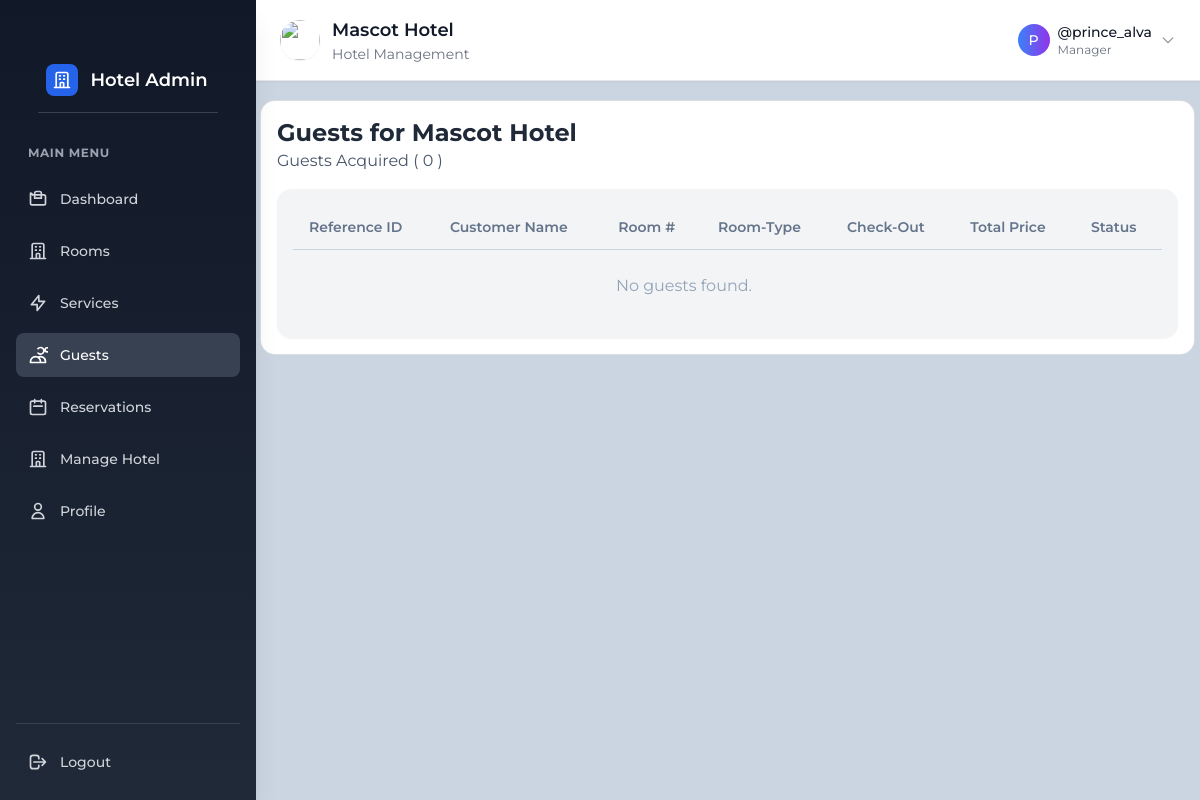
Screenshot of /guest/ (signed in) with the database file from the repository.
### core/models.py (models this page shows, shortened)
class CustomUser(AbstractUser):
    USER_TYPE_CHOICES = (
        ('Admin', 'Admin'),
        ('manager', 'Hotel Manager'),
        ('Guest', 'Guest'),
    )
    user_type = models.CharField(max_length=20, choices=USER_TYPE_CHOICES, default='Guest')
    is_verified = models.BooleanField(default=False)
    created_at = models.DateTimeField(auto_now_add=True)
    class Meta:
        verbose_name = 'User'
        verbose_name_plural = 'Users'
        ordering = ('username',)
        indexes = [
            models.Index(fields=['-created_at']),
        ]

class Manager(models.Model):
    user=models.OneToOneField(CustomUser,on_delete=models.CASCADE,related_name='manager')
    phone = models.CharField(max_length=13, unique=True)
    hotel_post=models.ForeignKey(Hotel,on_delete=models.SET_NULL, null=True,blank=True)
    created_at = models.DateTimeField(auto_now_add=True, null=True)
    updated_at = models.DateTimeField(auto_now=True, null=True)

class Hotel(models.Model):
    name = models.CharField(max_length=200)
    phone_number = models.CharField(max_length=20, unique=True, null=True)
    email = models.EmailField(blank=False, null=False)
    location = models.CharField(max_length=100, null=True)
    description = models.TextField(blank=True, null=True)
    amenities = models.ManyToManyField('Amenity', blank=True, related_name='hotels')
    services = models.ManyToManyField('Service', related_name='hotels_services', blank=True) # New Service ManyToMany
    region=models.CharField(choices=RegionChoices, max_length=2, null=True)
    logo = CloudinaryField(folder='logos/', null=True, blank=True)
    hotel_image = CloudinaryField(folder='hotel_images/', null=True, blank=True,verbose_name=_("Hotel Image"))
    created_at = models.DateTimeField(auto_now_add=True,null=True)
    class Meta:
        verbose_name = _("Hotel")
        verbose_name_plural = _("Hotels")
        ordering = ('name',)
        indexes = [
            models.Index(fields=['name']),
            models.Index(fields=['region']),
            models.Index(fields=['-created_at']),
            ]

### account/views.py (the view)
# urls.py: path('guest/', views.guest, name='guest'),
@login_required
def guest(request):
    try:
        manager = request.user.manager
        hotel = manager.hotel_post
        if not hotel:
            messages.error(request, "Your hotel is not assigned.")
            return redirect('home')
    except (Manager.DoesNotExist, AttributeError):
        messages.error(request, "You are not registered as a hotel manager")
        return redirect('home')
    guests = Booking.objects.filter(room__hotel=hotel.id).order_by('-created_at')
    paginator = Paginator(guests, 10)  # Show 10 guest per page
    page_number = request.GET.get('page')
    paginator = Paginator(guests, 10)
    page_number = request.GET.get('page')
    try:
        page_obj = paginator.page(page_number)
    except PageNotAnInteger:
        page_obj = paginator.page(1)
    except EmptyPage:
        page_obj = paginator.page(paginator.num_pages)
    context = {
        "guests": page_obj,
        "hotel": hotel,
        "page_obj": page_obj,
    }
    return render(request, 'dashboard/guest.html',context)

### account/context_processors.py (called while the page is built)
def hotel_info(request):
    context = {}
    if request.user.is_authenticated:
        try:
            manager = getattr(request.user, 'manager', None)
            if manager:
                context['hotel'] = manager.hotel_post
        except Manager.DoesNotExist:
            pass
    return context

### account/templates/dashboard/guest.html (shortened to what this page needs)
{% extends "partials/layout.html" %}
{% load static %}
{% block main-content %}
    {% include "dashboard/partials/nav.html" %}
    <section class="w-[100%] h-screen bg-slate-300 fixed z-[1] top-0 right-0 left-0 overflow-y-auto mt-[0px] pt-[80px]">
        <div class="mr-[0.3rem] ml-[0.3rem] md:ml-[260px] transition-all duration-300 bg-white border border-slate-600 border-opacity-20 rounded-[15px] p-4 mt-[20px]">
            <div>
                <h1 class="text-2xl font-bold text-gray-800">Guests for {{ hotel.name }}</h1>
                <h1 class="text-slate-600">Guests Acquired ( {{ guests.paginator.count }} )</h1>
            </div>
            <div class="rounded-[15px] bg-gray-100 p-4 mt-[1rem] shadow-sm">
                <div class="overflow-x-auto">
                    <table class="w-full min-w-[600px]">
                        <thead class="">
                            <tr class="text-left text-slate-500 border-b border-slate-300 whitespace-nowrap">
                                <th class="px-4 py-3 font-semibold text-sm">Reference ID</th>
                                <th class="px-4 py-3 font-semibold text-sm">Customer Name</th>
                                <th class="px-4 py-3 font-semibold text-sm">Room #</th>
                                <th class="px-4 py-3 font-semibold text-sm">Room-Type</th>
                                <th class="px-4 py-3 font-semibold text-sm">Check-Out</th>
                                <th class="px-4 py-3 font-semibold text-sm">Total Price</th>
                                <th class="px-4 py-3 font-semibold text-sm">Status</th>
                            </tr>
                        </thead>
                        <tbody class="divide-y divide-slate-300">
                            {% for booking in guests %}
                            <tr class="hover:bg-gray-200 rounded-[15px] transition-colors whitespace-nowrap">
                                <td class="px-4 py-3 text-slate-600 text-sm">
                                    {{ booking.paystack_reference }}
                                </td>
                                <td class="px-4 py-3 text-slate-600 text-sm">
                                    {% if booking.guest %}
                                        {{ booking.guest.get_full_name }}
                                    {% else %}
                                        Guest information not available
                                    {% endif %}
                                </td>
                                <td class="px-4 py-3 text-slate-600 text-sm capitalize">
                                    {% if booking.room %}
                                        {{ booking.room.room_number }}
                                    {% else %}
                                        Room not assigned
                                    {% endif %}
                                </td>
                                <td class="px-4 py-3 text-slate-600 text-sm capitalize">
                                    {% if booking.room %}
                                        {{ booking.room.get_room_type_display }} {{ booking.room.get_bed_type_display }}
                                    {% else %}
                                        -
                                    {% endif %}
                                </td>
                                <td class="px-4 py-3 text-slate-600 text-sm"> {{ booking.check_out_date }}</td>
                                <td class="px-4 py-3 text-slate-600 text-sm">{{ booking.total_price }}</td>
                                {% if booking.is_paid %}
                                <td class="px-4 py-3 text-green-600 text-sm">PAID</td>
                                {% else %}
                                <td class="px-4 py-3 text-red-600 text-sm">UNPAID</td>
                                {% endif %}
                            </tr>
                            {% empty %}
                            <tr>
                                <td colspan="6" class="px-4 py-6 text-center text-slate-400">
                                    No guests found.
                                </td>
                            </tr>
                            {% endfor %}
                        </tbody>
                    </table>
                </div>
            </div>
        </div>
    </section>
{% endblock %}

### account/templates/dashboard/partials/nav.html (shortened to what this page needs)
{% load static %}
<nav class="flex w-full">
    <section id="dashboard_SideBar" class="dashboard_SideBar fixed flex flex-col h-full bg-gradient-to-b from-gray-900 to-gray-800 left-0 p-4 top-0 mt-0 transition-all duration-300 z-50 w-64 shadow-xl">
        <div class="nav-items space-y-6 h-full flex flex-col">
            <div class="flex-1 overflow-y-auto">
                <section class="flex justify-between items-center mb-8 py-4 px-2 cursor-pointer border-b border-gray-700">
                    <a href="{% url 'home' %}" class="no-underline flex gap-3 items-center text-white hover:text-blue-300 transition-colors duration-200">
                        <div class="w-8 h-8 bg-blue-600 rounded-lg flex items-center justify-center">
                            <svg class="w-5 h-5 text-white" fill="none" stroke="currentColor" viewBox="0 0 24 24">
                                <path stroke-linecap="round" stroke-linejoin="round" stroke-width="2" d="M19 21V5a2 2 0 00-2-2H7a2 2 0 00-2 2v16m14 0h2m-2 0h-5m-9 0H3m2 0h5M9 7h1m-1 4h1m4-4h1m-1 4h1m-5 10v-5a1 1 0 011-1h2a1 1 0 011 1v5m-4 0h4"></path>
                            </svg>
                        </div>
                        <span class="font-semibold text-lg">Hotel Admin</span>
                    </a>
                </section>
                <h5 class="text-gray-400 uppercase text-xs font-bold px-3 mb-4 tracking-wider">MAIN MENU</h5>
                <div class="space-y-2">
                    <a href="{% url 'dashboard' %}" class="nav-link group flex items-center px-3 py-3 text-gray-300 text-sm font-medium rounded-lg hover:bg-gray-700 hover:text-white transition-all duration-200" data-url="dashboard">
                        <span>Dashboard</span>
                    </a>
                    <a href="{% url 'add-room' %}" class="nav-link group flex items-center px-3 py-3 text-gray-300 text-sm font-medium rounded-lg hover:bg-gray-700 hover:text-white transition-all duration-200">
                        <span>Rooms</span>
                    </a>
                    <a href="{% url 'services' %}" class="nav-link group flex items-center px-3 py-3 text-gray-300 text-sm font-medium rounded-lg hover:bg-gray-700 hover:text-white transition-all duration-200">
                        <svg class="w-5 h-5 mr-3 group-hover:text-purple-400 transition-colors duration-200" fill="none" stroke="currentColor" viewBox="0 0 24 24">
                            <path stroke-linecap="round" stroke-linejoin="round" stroke-width="2" d="M13 10V3L4 14h7v7l9-11h-7z"></path>
                        </svg>
                        <span>Services</span>
                    </a>
                    <a href="{% url 'guest' %}" class="nav-link group flex items-center px-3 py-3 text-gray-300 text-sm font-medium rounded-lg hover:bg-gray-700 hover:text-white transition-all duration-200" onclick="markAsSeen('guest')">
                        <div class="flex items-center flex-1">
                            <span>Guests</span>
                        </div>
                    </a>
                    <a href="{% url 'reservation' %}" class="nav-link group flex items-center px-3 py-3 text-gray-300 text-sm font-medium rounded-lg hover:bg-gray-700 hover:text-white transition-all duration-200" onclick="markAsSeen('reservation')">
                        <div class="flex items-center flex-1">
                            <svg class="w-5 h-5 mr-3 group-hover:text-pink-400 transition-colors duration-200" fill="none" stroke="currentColor" viewBox="0 0 24 24">
                                <path stroke-linecap="round" stroke-linejoin="round" stroke-width="2" d="M8 7V3m8 4V3m-9 8h10M5 21h14a2 2 0 002-2V7a2 2 0 00-2-2H5a2 2 0 00-2 2v12a2 2 0 002 2z"></path>
                            </svg>
                            <span>Reservations</span>
                        </div>
                    </a>
                    <a href="{% url 'manage-hotel-account' %}" class="nav-link group flex items-center px-3 py-3 text-gray-300 text-sm font-medium rounded-lg hover:bg-gray-700 hover:text-white transition-all duration-200">
                        <span>Manage Hotel</span>
                    </a>
                    <a href="{% url 'manage-account' %}" class="nav-link group flex items-center px-3 py-3 text-gray-300 text-sm font-medium rounded-lg hover:bg-gray-700 hover:text-white transition-all duration-200">
                        <svg class="w-5 h-5 mr-3 group-hover:text-yellow-400 transition-colors duration-200" fill="none" stroke="currentColor" viewBox="0 0 24 24">
                            <path stroke-linecap="round" stroke-linejoin="round" stroke-width="2" d="M16 7a4 4 0 11-8 0 4 4 0 018 0zM12 14a7 7 0 00-7 7h14a7 7 0 00-7-7z"></path>
                        </svg>
                        <span>Profile</span>
                    </a>
                </div>
            </div>
            <div class="pt-4 border-t border-gray-700">
                <a href="{% url 'logout' %}" class="nav-link group flex items-center px-3 py-3 text-gray-300 text-sm font-medium rounded-lg hover:bg-red-600 hover:text-white transition-all duration-200" data-url="logout">
                    <svg class="w-5 h-5 mr-3 group-hover:text-white transition-colors duration-200" fill="none" stroke="currentColor" viewBox="0 0 24 24">
                        <path stroke-linecap="round" stroke-linejoin="round" stroke-width="2" d="M17 16l4-4m0 0l-4-4m4 4H7m6 4v1a3 3 0 01-3 3H6a3 3 0 01-3-3V7a3 3 0 013-3h4a3 3 0 013 3v1"></path>
                    </svg>
                    <span>Logout</span>
                </a>
            </div>
        </div>
    </section>
    <section class="w-full fixed z-40 mt-0 top-0 right-0 left-0">
        <div class="md:ml-64 transition-all duration-300 h-auto">
            <div class="w-full flex justify-between items-center py-4 px-6 bg-white shadow-sm border-b border-gray-200">
                <div class="flex gap-3 items-center">
                    {% if request.user.manager.hotel_post.logo %}
                        <img src="{{request.user.manager.hotel_post.logo.url}}" alt="" class="w-10 h-10 rounded-full object-cover shadow-sm">
                    {% endif %}
                    <div>
                        <h4 class="text-gray-900 font-semibold text-lg">{{ request.user.manager.hotel_post.name }}</h4>
                        <p class="text-gray-500 text-sm">Hotel Management</p>
                    </div>
                </div>
                <div class="flex gap-3 items-center">
                    <div class="user_wrapper hidden md:block">
                        <button type="button" class="flex items-center gap-2 text-gray-700 hover:text-gray-900 transition-colors duration-200" id="dropdownAvatarNameButton" data-dropdown-toggle="dropdownAvatarName">
                            <div class="w-8 h-8 bg-gradient-to-r from-blue-500 to-purple-600 rounded-full flex items-center justify-center">
                                <span class="text-white text-sm font-medium">{{ request.user.username|first|upper }}</span>
                            </div>
                            <div class="text-left">
                                <p class="text-sm font-medium text-gray-900">@{{ request.user.username }}</p>
                                <p class="text-xs text-gray-500">Manager</p>
                            </div>
                            <svg class="w-4 h-4 text-gray-400" fill="none" stroke="currentColor" viewBox="0 0 24 24">
                                <path stroke-linecap="round" stroke-linejoin="round" stroke-width="2" d="M19 9l-7 7-7-7"></path>
                            </svg>
                        </button>
                    </div>
                </div>
            </div>
        </div>
    </section>
</nav>

### core/static/css/style.css (style rules this page uses)
* { margin: 0; padding: 0; box-sizing: border-box; }
html { scroll-behavior: smooth; }
body { overflow-x: hidden; font-family: 'Montserrat','Montserrat Alternates', 'Roboto', 'Quicksand','Outfit', sans-serif; }
section { width: 80%; margin: auto; margin-top: 2rem; }
.user_wrapper { display: flex; gap: 2rem; align-items: center; }

### rows the page displays
CustomUser: user.manager.hotel_post.name "Mascot Hotel", user.username|first "P", user.username "prince_alva"
Hotel: name "Mascot Hotel"

### other values shown
{{ guests.paginator.count }} "0"
